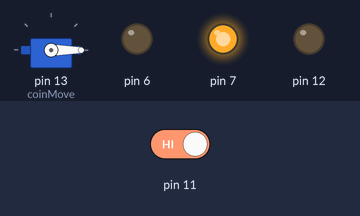
The sketch below on a simulated Arduino Uno, built with avr-gcc and run on an emulated ATmega328P. Parts: servo, output pins drawn as LEDs (lit = HIGH). The inputs (shaded band) are chosen by the test bench; at power-on: pin 11 HIGH.

Above: at 9.2 s.
9.3 s: pin 11 driven LOW
At 9.7 s:
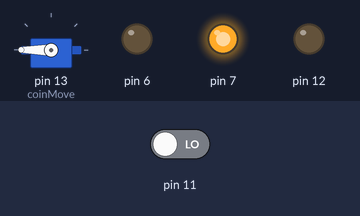
14.2 s: pin 11 driven HIGH
At 17.25 s:
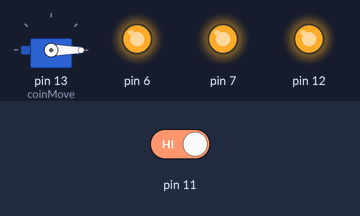
Timing chart, 0 to 25.1 s (numbered marks = the images above; inputs shaded):
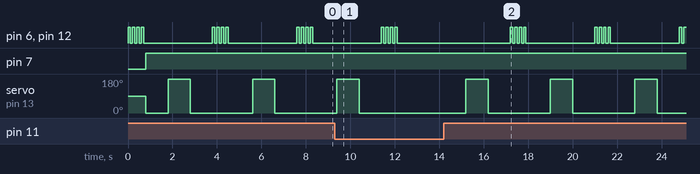

Measured:
- after the input at 9.3 s, servo on pin 13 (coinMove): goes on until 10.4 s, then stays 0°
- after the input at 14.2 s, pin 6, pin 12: LOW → HIGH after 3.0 s, then repeats every 3.8 s: 3 × (LOW 0.10 s, HIGH 0.10 s), LOW 3.1 s, HIGH 0.10 s; servo on pin 13 (coinMove): alternates 180° for 1.0 s and 0° for 2.8 s, starting after 1.0 s
- by itself, pin 6, pin 12: repeats every 3.8 s: 3 × (LOW 0.10 s, HIGH 0.10 s), LOW 3.1 s, HIGH 0.10 s

The sketch:

test_for_cis111b_final_project1.ino
```cpp
#include <Servo.h>
int locSWstate;
int tickCount;
Servo coinMove;

void setup()
{
  pinMode(2, INPUT);
  pinMode(3, INPUT);
  pinMode(4, INPUT);
  pinMode(5, INPUT);
  pinMode(8, INPUT);
  pinMode(9, INPUT);
  pinMode(10, INPUT);

  pinMode(7, OUTPUT);
  pinMode(6, OUTPUT);
  pinMode(12, OUTPUT);

  coinMove.attach(13);
}

void loop()
{

    locSWstate = 2;
  	//switchCheck();
  	beepCount(locSWstate);
  	//switchCheck();
  	beepCount(locSWstate);
  	move();

}

   static int switchCheck()
   {
     bool exitLoop = false;

     int pinNum;
     int count;
     do{
       pinNum = 2;
       count = 1;
       do{

    	if (digitalRead(pinNum) == HIGH)
     	{
       		locSWstate = count;
       		exitLoop = true;
     	}
     	count++;
     	pinNum++;
     	}while(exitLoop == false && pinNum < 6);

       pinNum = 8;
       while(exitLoop == false && pinNum < 11)
       {


    	if (digitalRead(pinNum) == HIGH)
     	{
       		locSWstate = count;
       		exitLoop = true;
     	}
     	count++;
     	pinNum++;
       }
     } while(exitLoop == false);
     return (locSWstate);
   }

	static void beepCount(int count)
    {
      for(int i = 0; i < count; i++)
      {
        indaOUTPUTon();
        delay(100);
        indaOUTPUToff();
        delay(100);
      }
    }
	static void indaOUTPUTon()
    {
      digitalWrite(6, HIGH);
      digitalWrite(12, HIGH);
    }

	static void indaOUTPUToff()
    {
      digitalWrite(6, LOW);
      digitalWrite(12, LOW);
    }

	static void dropCoin()
    {
      if(coinMove.read() != 0)
      {
       	coinMove.write(0);
      }
      delay(1000);
      coinMove.write(180);
      delay(1000);
      coinMove.write(0);
      delay(1000);
    }
	static void move()
    {
      	digitalWrite(7, HIGH);
  		tickCount = 0;
  		while (digitalRead(11) == LOW && tickCount != locSWstate)
    	{
  			while (digitalRead(11) == LOW)
    		{
          		delay(1);
        	}
     	 	tickCount++;
    	}
  		dropCoin();
    }
```
